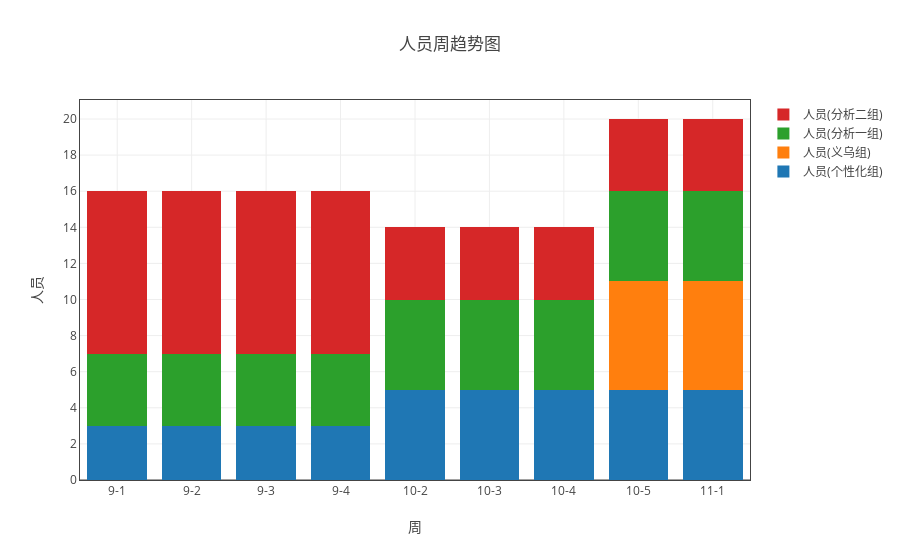

The notebook cell this image was saved under:
### Markdown cell above
## 各组人员情况

### Code cell
ss = myModule.format(all_df1 ,"日期（格式“月-周次”）" ,['人员'])
ss.add_group('组别')
myModule.myPlot(myModule.sort_by_index(ss.groupby('count'))).plot('stack_bar')

### Figure 1 — Plotly figure (JSON) as saved in the notebook; plotly's stock layout.template omitted (floating-point values rounded to 4 significant figures)
{"data": [{"name": "人员(个性化组)", "type": "bar", "uid": "b9a686bc-e638-11e8-8ddb-a41f72875c19", "x": ["9-1", "9-2", "9-3", "9-4", "10-2", "10-3", "10-4", "10-5", "11-1"], "y": [3, 3, 3, 3, 5, 5, 5, 5, 5]}, {"name": "人员(义乌组)", "type": "bar", "uid": "b9a686bd-e638-11e8-8ddb-a41f72875c19", "x": ["9-1", "9-2", "9-3", "9-4", "10-2", "10-3", "10-4", "10-5", "11-1"], "y": [null, null, null, null, null, null, null, 6, 6]}, {"name": "人员(分析一组)", "type": "bar", "uid": "b9a686be-e638-11e8-8ddb-a41f72875c19", "x": ["9-1", "9-2", "9-3", "9-4", "10-2", "10-3", "10-4", "10-5", "11-1"], "y": [4, 4, 4, 4, 5, 5, 5, 5, 5]}, {"name": "人员(分析二组)", "type": "bar", "uid": "b9a686bf-e638-11e8-8ddb-a41f72875c19", "x": ["9-1", "9-2", "9-3", "9-4", "10-2", "10-3", "10-4", "10-5", "11-1"], "y": [9, 9, 9, 9, 4, 4, 4, 4, 4]}], "layout": {"barmode": "stack", "title": "人员周趋势图", "xaxis": {"mirror": "all", "nticks": 20, "showgrid": true, "showline": true, "title": "周", "type": "category", "zeroline": true}, "yaxis": {"mirror": "all", "nticks": 20, "showgrid": true, "showline": true, "title": "人员", "zeroline": true}}}
